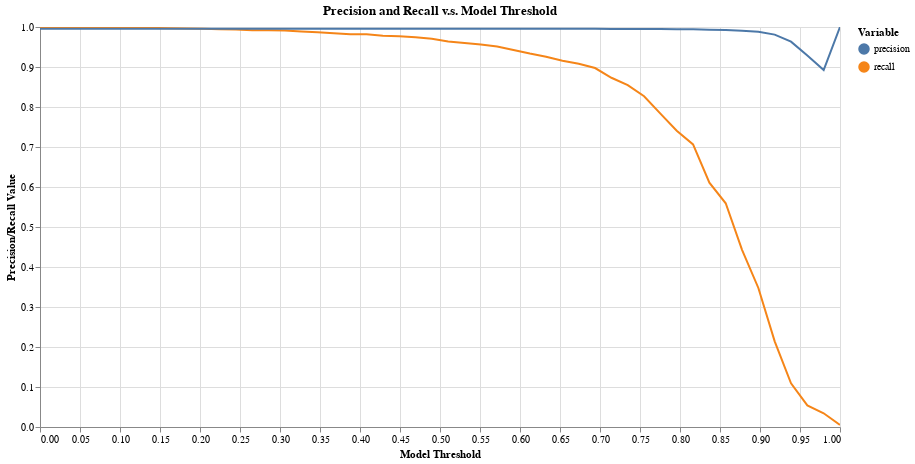

Here is the notebook cell this chart was saved with:
### Code cell
df_eval = tutorial.evaluate_linking(
    df=df_predictions
)

tutorial.plot_precision_recall_vs_threshold(df_eval)

### Figure 1 — Vega-Lite specification as saved in the notebook (floating-point values rounded to 4 significant figures)
{"config": {"view": {"continuousWidth": 400, "continuousHeight": 300}}, "layer": [{"mark": "line", "encoding": {"color": {"type": "nominal", "field": "variable", "legend": {"title": "Variable"}}, "tooltip": [{"type": "nominal", "field": "variable"}, {"type": "quantitative", "field": "threshold"}, {"type": "quantitative", "field": "value"}], "x": {"type": "quantitative", "axis": {"title": "Model Threshold"}, "field": "threshold"}, "y": {"type": "quantitative", "axis": {"title": "Precision/Recall Value"}, "field": "value", "scale": {"domain": [0, 1]}}}, "selection": {"selector008": {"type": "interval", "bind": "scales", "encodings": ["x", "y"]}}, "title": "Precision and Recall v.s. Model Threshold"}, {"mark": "point", "encoding": {"opacity": {"value": 0}, "x": {"type": "quantitative", "field": "threshold"}}, "selection": {"selector007": {"type": "single", "nearest": true, "on": "mouseover", "fields": ["threshold"], "empty": "none"}}}, {"mark": "point", "encoding": {"color": {"type": "nominal", "field": "variable", "legend": {"title": "Variable"}}, "opacity": {"condition": {"value": 1, "selection": "selector007"}, "value": 0}, "tooltip": [{"type": "nominal", "field": "variable"}, {"type": "quantitative", "field": "threshold"}, {"type": "quantitative", "field": "value"}], "x": {"type": "quantitative", "axis": {"title": "Model Threshold"}, "field": "threshold"}, "y": {"type": "quantitative", "axis": {"title": "Precision/Recall Value"}, "field": "value", "scale": {"domain": [0, 1]}}}, "title": "Precision and Recall v.s. Model Threshold"}, {"mark": {"type": "rule", "color": "gray"}, "encoding": {"x": {"type": "quantitative", "field": "threshold"}}, "transform": [{"filter": {"selection": "selector007"}}]}, {"mark": {"type": "text", "align": "right", "dx": -10, "dy": -5, "fontWeight": 300, "lineBreak": "\n"}, "encoding": {"color": {"type": "nominal", "field": "variable", "legend": {"title": "Variable"}}, "text": {"condition": {"type": "nominal", "field": "label", "selection": "selector007"}, "value": " "}, "tooltip": [{"type": "nominal", "field": "variable"}, {"type": "quantitative", "field": "threshold"}, {"type": "quantitative", "field": "value"}], "x": {"type": "quantitative", "axis": {"title": "Model Threshold"}, "field": "threshold"}, "y": {"type": "quantitative", "axis": {"title": "Precision/Recall Value"}, "field": "value", "scale": {"domain": [0, 1]}}}, "title": "Precision and Recall v.s. Model Threshold"}], "data": {"name": "data-57a1b50f07c1dab71b11207350baa3bc"}, "height": 400, "width": 800, "$schema": "https://vega.github.io/schema/vega-lite/v4.8.1.json", "datasets": {"data-57a1b50f07c1dab71b11207350baa3bc": [{"threshold": 0.0, "label": "threshold: 0.0\nprecision: 0.996\nrecall: 1.0", "variable": "recall", "value": 1.0}, {"threshold": 0.02041, "label": "threshold: 0.02\nprecision: 0.996\nrecall: 1.0", "variable": "recall", "value": 1.0}, {"threshold": 0.04082, "label": "threshold: 0.041\nprecision: 0.996\nrecall: 1.0", "variable": "recall", "value": 1.0}, {"threshold": 0.06122, "label": "threshold: 0.061\nprecision: 0.996\nrecall: 1.0", "variable": "recall", "value": 1.0}, {"threshold": 0.08163, "label": "threshold: 0.082\nprecision: 0.996\nrecall: 1.0", "variable": "recall", "value": 1.0}, {"threshold": 0.102, "label": "threshold: 0.102\nprecision: 0.996\nrecall: 0.999", "variable": "recall", "value": 0.9988}, {"threshold": 0.1224, "label": "threshold: 0.122\nprecision: 0.996\nrecall: 0.998", "variable": "recall", "value": 0.9976}, {"threshold": 0.1429, "label": "threshold: 0.143\nprecision: 0.996\nrecall: 0.998", "variable": "recall", "value": 0.9976}, {"threshold": 0.1633, "label": "threshold: 0.163\nprecision: 0.996\nrecall: 0.997", "variable": "recall", "value": 0.997}, {"threshold": 0.1837, "label": "threshold: 0.184\nprecision: 0.996\nrecall: 0.996", "variable": "recall", "value": 0.9964}, {"threshold": 0.2041, "label": "threshold: 0.204\nprecision: 0.996\nrecall: 0.996", "variable": "recall", "value": 0.9958}, {"threshold": 0.2245, "label": "threshold: 0.224\nprecision: 0.996\nrecall: 0.994", "variable": "recall", "value": 0.9941}, {"threshold": 0.2449, "label": "threshold: 0.245\nprecision: 0.996\nrecall: 0.993", "variable": "recall", "value": 0.9935}, {"threshold": 0.2653, "label": "threshold: 0.265\nprecision: 0.996\nrecall: 0.992", "variable": "recall", "value": 0.9917}, {"threshold": 0.2857, "label": "threshold: 0.286\nprecision: 0.996\nrecall: 0.992", "variable": "recall", "value": 0.9917}, {"threshold": 0.3061, "label": "threshold: 0.306\nprecision: 0.996\nrecall: 0.991", "variable": "recall", "value": 0.9911}, {"threshold": 0.3265, "label": "threshold: 0.327\nprecision: 0.996\nrecall: 0.989", "variable": "recall", "value": 0.9887}, {"threshold": 0.3469, "label": "threshold: 0.347\nprecision: 0.996\nrecall: 0.987", "variable": "recall", "value": 0.987}, {"threshold": 0.3673, "label": "threshold: 0.367\nprecision: 0.996\nrecall: 0.985", "variable": "recall", "value": 0.9846}, {"threshold": 0.3878, "label": "threshold: 0.388\nprecision: 0.996\nrecall: 0.982", "variable": "recall", "value": 0.9816}, {"threshold": 0.4082, "label": "threshold: 0.408\nprecision: 0.996\nrecall: 0.982", "variable": "recall", "value": 0.9816}, {"threshold": 0.4286, "label": "threshold: 0.429\nprecision: 0.996\nrecall: 0.978", "variable": "recall", "value": 0.9781}, {"threshold": 0.449, "label": "threshold: 0.449\nprecision: 0.996\nrecall: 0.977", "variable": "recall", "value": 0.9769}, {"threshold": 0.4694, "label": "threshold: 0.469\nprecision: 0.996\nrecall: 0.974", "variable": "recall", "value": 0.9745}, {"threshold": 0.4898, "label": "threshold: 0.49\nprecision: 0.996\nrecall: 0.97", "variable": "recall", "value": 0.9703}, {"threshold": 0.5102, "label": "threshold: 0.51\nprecision: 0.996\nrecall: 0.964", "variable": "recall", "value": 0.9638}, {"threshold": 0.5306, "label": "threshold: 0.531\nprecision: 0.996\nrecall: 0.96", "variable": "recall", "value": 0.9603}, {"threshold": 0.551, "label": "threshold: 0.551\nprecision: 0.996\nrecall: 0.956", "variable": "recall", "value": 0.9561}, {"threshold": 0.5714, "label": "threshold: 0.571\nprecision: 0.996\nrecall: 0.951", "variable": "recall", "value": 0.9514}, {"threshold": 0.5918, "label": "threshold: 0.592\nprecision: 0.996\nrecall: 0.942", "variable": "recall", "value": 0.9425}, {"threshold": 0.6122, "label": "threshold: 0.612\nprecision: 0.996\nrecall: 0.934", "variable": "recall", "value": 0.9336}, {"threshold": 0.6327, "label": "threshold: 0.633\nprecision: 0.996\nrecall: 0.926", "variable": "recall", "value": 0.9259}, {"threshold": 0.6531, "label": "threshold: 0.653\nprecision: 0.995\nrecall: 0.916", "variable": "recall", "value": 0.9158}, {"threshold": 0.6735, "label": "threshold: 0.673\nprecision: 0.995\nrecall: 0.908", "variable": "recall", "value": 0.9081}, {"threshold": 0.6939, "label": "threshold: 0.694\nprecision: 0.995\nrecall: 0.897", "variable": "recall", "value": 0.8974}, {"threshold": 0.7143, "label": "threshold: 0.714\nprecision: 0.995\nrecall: 0.873", "variable": "recall", "value": 0.8731}, {"threshold": 0.7347, "label": "threshold: 0.735\nprecision: 0.995\nrecall: 0.855", "variable": "recall", "value": 0.8547}, {"threshold": 0.7551, "label": "threshold: 0.755\nprecision: 0.995\nrecall: 0.827", "variable": "recall", "value": 0.8268}, {"threshold": 0.7755, "label": "threshold: 0.776\nprecision: 0.995\nrecall: 0.784", "variable": "recall", "value": 0.7835}, {"threshold": 0.7959, "label": "threshold: 0.796\nprecision: 0.994\nrecall: 0.741", "variable": "recall", "value": 0.7408}, {"threshold": 0.8163, "label": "threshold: 0.816\nprecision: 0.994\nrecall: 0.706", "variable": "recall", "value": 0.7064}, {"threshold": 0.8367, "label": "threshold: 0.837\nprecision: 0.993\nrecall: 0.611", "variable": "recall", "value": 0.6109}, {"threshold": 0.8571, "label": "threshold: 0.857\nprecision: 0.993\nrecall: 0.559", "variable": "recall", "value": 0.5593}, {"threshold": 0.8776, "label": "threshold: 0.878\nprecision: 0.991\nrecall: 0.443", "variable": "recall", "value": 0.4431}, {"threshold": 0.898, "label": "threshold: 0.898\nprecision: 0.988\nrecall: 0.348", "variable": "recall", "value": 0.3476}, {"threshold": 0.9184, "label": "threshold: 0.918\nprecision: 0.981\nrecall: 0.214", "variable": "recall", "value": 0.2141}, {"threshold": 0.9388, "label": "threshold: 0.939\nprecision: 0.963\nrecall: 0.109", "variable": "recall", "value": 0.1091}, {"threshold": 0.9592, "label": "threshold: 0.959\nprecision: 0.929\nrecall: 0.054", "variable": "recall", "value": 0.05397}, {"threshold": 0.9796, "label": "threshold: 0.98\nprecision: 0.892\nrecall: 0.034", "variable": "recall", "value": 0.0344}, {"threshold": 1.0, "label": "threshold: 1.0\nprecision: 1.0\nrecall: 0.005", "variable": "recall", "value": 0.005338}, {"threshold": 0.0, "label": "threshold: 0.0\nprecision: 0.996\nrecall: 1.0", "variable": "precision", "value": 0.9959}, {"threshold": 0.02041, "label": "threshold: 0.02\nprecision: 0.996\nrecall: 1.0", "variable": "precision", "value": 0.9959}, {"threshold": 0.04082, "label": "threshold: 0.041\nprecision: 0.996\nrecall: 1.0", "variable": "precision", "value": 0.9959}, {"threshold": 0.06122, "label": "threshold: 0.061\nprecision: 0.996\nrecall: 1.0", "variable": "precision", "value": 0.9959}, {"threshold": 0.08163, "label": "threshold: 0.082\nprecision: 0.996\nrecall: 1.0", "variable": "precision", "value": 0.9959}, {"threshold": 0.102, "label": "threshold: 0.102\nprecision: 0.996\nrecall: 0.999", "variable": "precision", "value": 0.9959}, {"threshold": 0.1224, "label": "threshold: 0.122\nprecision: 0.996\nrecall: 0.998", "variable": "precision", "value": 0.9959}, {"threshold": 0.1429, "label": "threshold: 0.143\nprecision: 0.996\nrecall: 0.998", "variable": "precision", "value": 0.9959}, {"threshold": 0.1633, "label": "threshold: 0.163\nprecision: 0.996\nrecall: 0.997", "variable": "precision", "value": 0.9959}, {"threshold": 0.1837, "label": "threshold: 0.184\nprecision: 0.996\nrecall: 0.996", "variable": "precision", "value": 0.9959}, {"threshold": 0.2041, "label": "threshold: 0.204\nprecision: 0.996\nrecall: 0.996", "variable": "precision", "value": 0.9958}, {"threshold": 0.2245, "label": "threshold: 0.224\nprecision: 0.996\nrecall: 0.994", "variable": "precision", "value": 0.9958}, {"threshold": 0.2449, "label": "threshold: 0.245\nprecision: 0.996\nrecall: 0.993", "variable": "precision", "value": 0.9958}, {"threshold": 0.2653, "label": "threshold: 0.265\nprecision: 0.996\nrecall: 0.992", "variable": "precision", "value": 0.9958}, {"threshold": 0.2857, "label": "threshold: 0.286\nprecision: 0.996\nrecall: 0.992", "variable": "precision", "value": 0.9958}, {"threshold": 0.3061, "label": "threshold: 0.306\nprecision: 0.996\nrecall: 0.991", "variable": "precision", "value": 0.9958}, {"threshold": 0.3265, "label": "threshold: 0.327\nprecision: 0.996\nrecall: 0.989", "variable": "precision", "value": 0.9958}, {"threshold": 0.3469, "label": "threshold: 0.347\nprecision: 0.996\nrecall: 0.987", "variable": "precision", "value": 0.9958}, {"threshold": 0.3673, "label": "threshold: 0.367\nprecision: 0.996\nrecall: 0.985", "variable": "precision", "value": 0.9958}, {"threshold": 0.3878, "label": "threshold: 0.388\nprecision: 0.996\nrecall: 0.982", "variable": "precision", "value": 0.9958}, {"threshold": 0.4082, "label": "threshold: 0.408\nprecision: 0.996\nrecall: 0.982", "variable": "precision", "value": 0.9958}, {"threshold": 0.4286, "label": "threshold: 0.429\nprecision: 0.996\nrecall: 0.978", "variable": "precision", "value": 0.9958}, {"threshold": 0.449, "label": "threshold: 0.449\nprecision: 0.996\nrecall: 0.977", "variable": "precision", "value": 0.9958}, {"threshold": 0.4694, "label": "threshold: 0.469\nprecision: 0.996\nrecall: 0.974", "variable": "precision", "value": 0.9958}, {"threshold": 0.4898, "label": "threshold: 0.49\nprecision: 0.996\nrecall: 0.97", "variable": "precision", "value": 0.9957}, {"threshold": 0.5102, "label": "threshold: 0.51\nprecision: 0.996\nrecall: 0.964", "variable": "precision", "value": 0.9957}, {"threshold": 0.5306, "label": "threshold: 0.531\nprecision: 0.996\nrecall: 0.96", "variable": "precision", "value": 0.9957}, {"threshold": 0.551, "label": "threshold: 0.551\nprecision: 0.996\nrecall: 0.956", "variable": "precision", "value": 0.9957}, {"threshold": 0.5714, "label": "threshold: 0.571\nprecision: 0.996\nrecall: 0.951", "variable": "precision", "value": 0.9957}, {"threshold": 0.5918, "label": "threshold: 0.592\nprecision: 0.996\nrecall: 0.942", "variable": "precision", "value": 0.9956}, {"threshold": 0.6122, "label": "threshold: 0.612\nprecision: 0.996\nrecall: 0.934", "variable": "precision", "value": 0.9956}, {"threshold": 0.6327, "label": "threshold: 0.633\nprecision: 0.996\nrecall: 0.926", "variable": "precision", "value": 0.9955}, {"threshold": 0.6531, "label": "threshold: 0.653\nprecision: 0.995\nrecall: 0.916", "variable": "precision", "value": 0.9955}, {"threshold": 0.6735, "label": "threshold: 0.673\nprecision: 0.995\nrecall: 0.908", "variable": "precision", "value": 0.9954}, {"threshold": 0.6939, "label": "threshold: 0.694\nprecision: 0.995\nrecall: 0.897", "variable": "precision", "value": 0.9954}, {"threshold": 0.7143, "label": "threshold: 0.714\nprecision: 0.995\nrecall: 0.873", "variable": "precision", "value": 0.9953}, {"threshold": 0.7347, "label": "threshold: 0.735\nprecision: 0.995\nrecall: 0.855", "variable": "precision", "value": 0.9952}, {"threshold": 0.7551, "label": "threshold: 0.755\nprecision: 0.995\nrecall: 0.827", "variable": "precision", "value": 0.995}, {"threshold": 0.7755, "label": "threshold: 0.776\nprecision: 0.995\nrecall: 0.784", "variable": "precision", "value": 0.9947}, {"threshold": 0.7959, "label": "threshold: 0.796\nprecision: 0.994\nrecall: 0.741", "variable": "precision", "value": 0.9944}, {"threshold": 0.8163, "label": "threshold: 0.816\nprecision: 0.994\nrecall: 0.706", "variable": "precision", "value": 0.9942}, {"threshold": 0.8367, "label": "threshold: 0.837\nprecision: 0.993\nrecall: 0.611", "variable": "precision", "value": 0.9932}, {"threshold": 0.8571, "label": "threshold: 0.857\nprecision: 0.993\nrecall: 0.559", "variable": "precision", "value": 0.9926}, {"threshold": 0.8776, "label": "threshold: 0.878\nprecision: 0.991\nrecall: 0.443", "variable": "precision", "value": 0.9907}, {"threshold": 0.898, "label": "threshold: 0.898\nprecision: 0.988\nrecall: 0.348", "variable": "precision", "value": 0.9882}, {"threshold": 0.9184, "label": "threshold: 0.918\nprecision: 0.981\nrecall: 0.214", "variable": "precision", "value": 0.981}, {"threshold": 0.9388, "label": "threshold: 0.939\nprecision: 0.963\nrecall: 0.109", "variable": "precision", "value": 0.9634}, {"threshold": 0.9592, "label": "threshold: 0.959\nprecision: 0.929\nrecall: 0.054", "variable": "precision", "value": 0.9286}, {"threshold": 0.9796, "label": "threshold: 0.98\nprecision: 0.892\nrecall: 0.034", "variable": "precision", "value": 0.8923}, {"threshold": 1.0, "label": "threshold: 1.0\nprecision: 1.0\nrecall: 0.005", "variable": "precision", "value": 1.0}]}}
